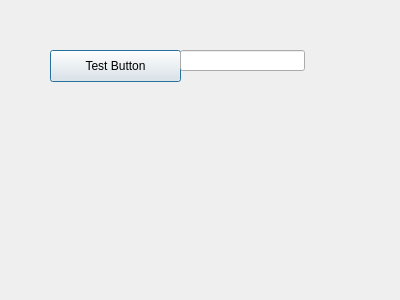
<?xml version="1.0" encoding="UTF-8"?>
<ui version="4.0">
 <class>Dialog</class>
 <widget class="QDialog" name="Dialog">
  <property name="geometry">
   <rect>
    <x>0</x>
    <y>0</y>
    <width>400</width>
    <height>300</height>
   </rect>
  </property>
  <property name="windowTitle">
   <string>Dialog</string>
  </property>
  <widget class="PyDMPushButton" name="PyDMPushButton">
   <property name="geometry">
    <rect>
     <x>50</x>
     <y>50</y>
     <width>131</width>
     <height>32</height>
    </rect>
   </property>
   <property name="toolTip">
    <string/>
   </property>
   <property name="whatsThis">
    <string>
    Basic PushButton to send a fixed value.

    The PyDMPushButton is meant to hold a specific value, and send that value
    to a channel when it is clicked, much like the MessageButton does in EDM.
    The PyDMPushButton works in two different modes of operation, first, a
    fixed value can be given to the :attr:`.pressValue` attribute, whenever the
    button is clicked a signal containing this value will be sent to the
    connected channel. This is the default behavior of the button. However, if
    the :attr:`.relativeChange` is set to True, the fixed value will be added
    to the current value of the channel. This means that the button will
    increment a channel by a fixed amount with every click, a consistent
    relative move

    Parameters
    ----------
    parent : QObject, optional
        Parent of PyDMPushButton

    label : str, optional
        String to place on button

    icon : QIcon, optional
        An Icon to display on the PyDMPushButton

    pressValue : int, float, str
        Value to be sent when the button is clicked

    relative : bool, optional
        Choice to have the button perform a relative put, instead of always
        setting to an absolute value

    init_channel : str, optional
        ID of channel to manipulate

    </string>
   </property>
   <property name="text">
    <string>Test Button</string>
   </property>
   <property name="default">
    <bool>false</bool>
   </property>
   <property name="flat">
    <bool>false</bool>
   </property>
   <property name="alarmSensitiveContent" stdset="0">
    <bool>true</bool>
   </property>
   <property name="channel" stdset="0">
    <string>ca://MTEST:Float</string>
   </property>
  </widget>
  <widget class="PyDMLineEdit" name="PyDMLineEdit">
   <property name="geometry">
    <rect>
     <x>180</x>
     <y>50</y>
     <width>125</width>
     <height>21</height>
    </rect>
   </property>
   <property name="toolTip">
    <string/>
   </property>
   <property name="whatsThis">
    <string>
    A QLineEdit (writable text field) with support for Channels and more
    from PyDM.
    This widget offers an unit conversion menu when users Right Click
    into it.

    Parameters
    ----------
    parent : QWidget
        The parent widget for the Label
    init_channel : str, optional
        The channel to be used by the widget.
    </string>
   </property>
   <property name="channel" stdset="0">
    <string>ca://MTEST:Float</string>
   </property>
  </widget>
 </widget>
 <customwidgets>
  <customwidget>
   <class>PyDMLineEdit</class>
   <extends>QLineEdit</extends>
   <header>pydm.widgets.line_edit</header>
  </customwidget>
  <customwidget>
   <class>PyDMPushButton</class>
   <extends>QPushButton</extends>
   <header>pydm.widgets.pushbutton</header>
  </customwidget>
 </customwidgets>
 <resources/>
 <connections/>
</ui>
